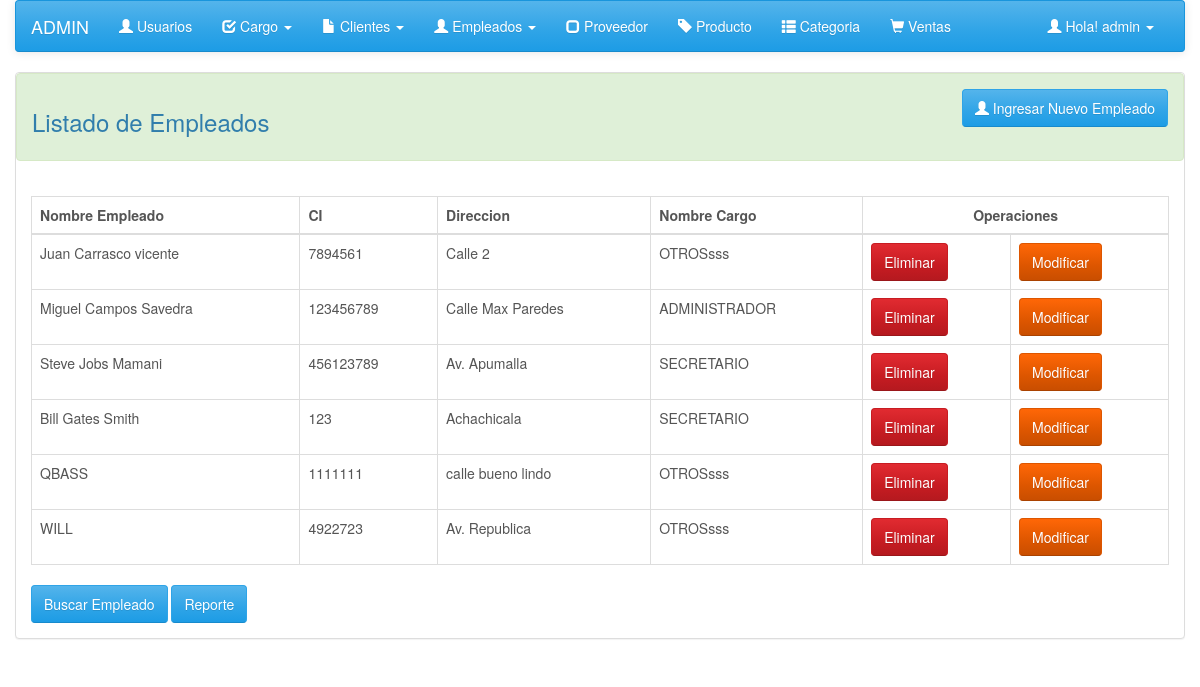
/controlador/empleadoCtr/empleadoLista.php (signed in), run on the app's committed database.
### tables this page shows
CREATE TABLE `empleado` (
  `id_empleado` int(10) UNSIGNED NOT NULL,
  `id_cargo` int(10) UNSIGNED NOT NULL,
  `ci_empleado` varchar(20) NOT NULL,
  `nombre_completo` varchar(50) NOT NULL,
  `direccion_empleado` varchar(60) NOT NULL,
  `telefono_empleado` varchar(15) DEFAULT NULL,
  `fechanacimiento` date DEFAULT NULL,
  `genero_empleado` char(2) NOT NULL,
  `estado_empleado` tinyint(1) DEFAULT NULL
);

CREATE TABLE `cargo` (
  `id_cargo` int(10) UNSIGNED NOT NULL,
  `nombre_cargo` varchar(30) NOT NULL,
  `estado_cargo` tinyint(1) DEFAULT NULL
);

### controlador/empleadoCtr/empleadoLista.php (called while the page is built)
<?php
	include("../../modelo/empleadoClase.php");
	$emp = new Empleado("","","","","","","","","");
	$res = $emp->listarEmpleado();
	include("../../vista/empleados/empleadoLista.php");
?>

### modelo/empleadoClase.php (called while the page is built, shortened)
<?php
	class Empleado{
		public function listarEmpleado(){
			$db = new Conexion();
			$sql = $db->query("SELECT * FROM empleado e INNER JOIN cargo c ON e.id_cargo = c.id_cargo WHERE e.estado_empleado = 1");
			return($sql);
		}
	}
?>

### vista/empleados/empleadoLista.php (the view, shortened to what this page needs)
<?php
    include_once "../../vista/includes/head.php";
    if($_SESSION['nivel'] == 1){
        include_once '../../vista/includes/menu1.php';
    }
?>
<section class="container">
    <div class="row">
        <div class="panel panel-default">
            <div class="alert alert-success">
                <div class="row">
                    <div class="col-xs-8">
                        <h3>
                            Listado de Empleados
                        </h3>
                    </div>
                    <div class="col-xs-push-2 col-xs-2">
                        <a class="btn btn-md btn-primary pull-right" href="../../controlador/empleadoCtr/empleadoRegistro.php"><b class="glyphicon glyphicon-user"></b> Ingresar Nuevo Empleado</a>
                    </div>
                </div>
            </div>
            <div class="panel-body">
                <table class="table table-bordered table-hover">
                    <thead>
                        <tr>
                            <th>Nombre Empleado</th>
                            <th>CI</th>
                            <th>Direccion</th>
                            <th>Nombre Cargo</th>
                            <th colspan="2" class="text-center">Operaciones</th>
                        </tr>
                    </thead>
                    <?php
                        while($reg=mysqli_fetch_array($res)){
                            echo "<tr>";
                            echo "<td>".$reg['nombre_completo']."</td>";
                            echo "<td>".$reg['ci_empleado']."</td>";
                            echo "<td>".$reg['direccion_empleado']."</td>";
                            echo "<td>".$reg['nombre_cargo']."</td>";
                            echo "<td><a href='../../controlador/empleadoCtr/empleadoElimina.php?cod=".$reg['id_empleado']."' class='btn btn-danger'>Eliminar</a></td>";
                            echo "<td><a href='../../controlador/empleadoCtr/empleadoModifica.php?cod=".$reg['id_empleado']."' class='btn btn-warning'>Modificar</a></td>";
                            echo "</tr>";
                        }
                    ?>
                </table>
                <td><a href="../../controlador/empleadoCtr/empleadoBusca.php" class="btn btn-primary">Buscar Empleado</a></td>
                <td><a href="../../controlador/empleadoCtr/empleadoReporte.php" target="blank" class="btn btn-primary">Reporte</a></td>
            </div>
        </div>
    </div>
</section>
<?php
    include "../../vista/includes/footer.php";
?>

### data on the page
empleado: nombre_completo "Juan Carrasco vicente", ci_empleado "7894561", direccion_empleado "Calle 2", id_cargo.nombre_cargo "OTROSsss"
empleado: nombre_completo "Miguel Campos Savedra", ci_empleado "123456789", direccion_empleado "Calle Max Paredes", id_cargo.nombre_cargo "ADMINISTRADOR"
empleado: nombre_completo "Steve Jobs Mamani", ci_empleado "456123789", direccion_empleado "Av. Apumalla", id_cargo.nombre_cargo "SECRETARIO"
empleado: nombre_completo "Bill Gates Smith", ci_empleado "123", direccion_empleado "Achachicala", id_cargo.nombre_cargo "SECRETARIO"
empleado: nombre_completo "QBASS", ci_empleado "1111111", direccion_empleado "calle bueno lindo", id_cargo.nombre_cargo "OTROSsss"
empleado: nombre_completo "WILL", ci_empleado "4922723", direccion_empleado "Av. Republica", id_cargo.nombre_cargo "OTROSsss"

### other printed values
$_SESSION['nombre'] "admin"
